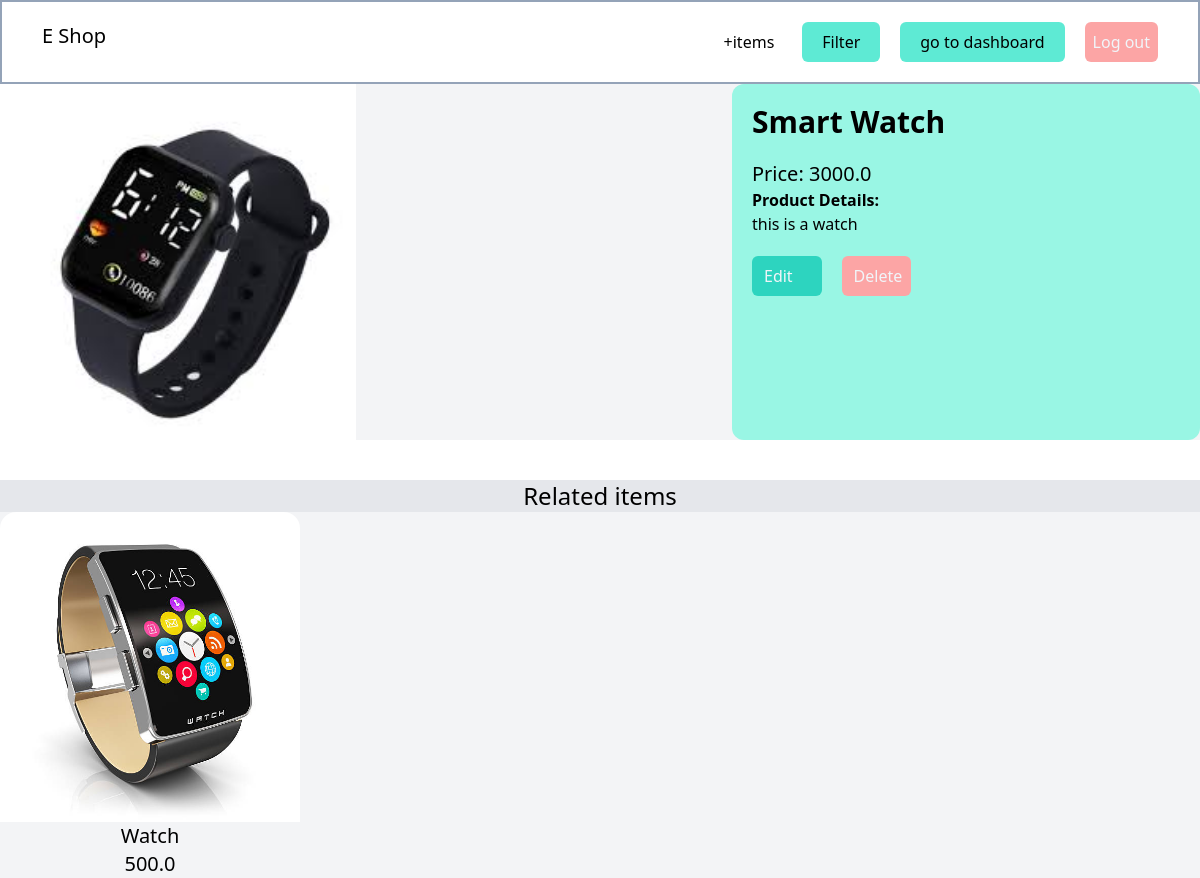
/items/8/ (signed in), run on the app's committed database.
### item/models.py (models this page shows, shortened)
class Items(models.Model):
    Name = models.CharField(max_length=200)
    category = models.ForeignKey(Category, related_name='items', on_delete=models.CASCADE)
    description = models.TextField(blank=True, null=True)
    price = models.FloatField()
    image = models.ImageField(upload_to='product_images', blank=True, null=True)
    is_sold = models.BooleanField(default=False)
    created_at = models.DateTimeField(auto_now_add=True)
    created_by = models.ForeignKey(User, related_name = 'items', on_delete=models.CASCADE)
    class Meta:
        ordering = ['Name']
        verbose_name_plural = 'Items'

### item/views.py (the view)
# urls.py: path('<int:pk>/', views.details, name='detail'),
def details(request,pk):
    item = get_object_or_404(Items, pk=pk)
    related_items = Items.objects.filter(category=item.category,is_sold=False).exclude(pk=pk)[:3]
    return render(request, 'item/detail.html',{'item':item ,'related_items':related_items})

### item/templates/item/detail.html (shortened to what this page needs)
{% extends 'mainapp/base.html' %}
{% block content%}
<div class="grid grid-cols-5 gap-5 bg-gray-100">
    <div class="col-span-3 rounded">
        <img class="w-1/2" src="{{  item.image.url  }}" alt="">
    </div>
    <div class="col-span-2 p-5 bg-teal-200 rounded-xl">
        <h1 class="mb-5 text-3xl"> <strong class="font-semibold">{{ item.Name }}</strong></h1>
        <p class="text-xl">Price: {{ item.price }}</p>
        <p><strong>Product Details:</strong><br>
            <span class="">{{ item.description }}</span>
        </p>
        {% if request.user == item.created_by %}
        <div class="mt-5 grid grid-cols-5 gap-5">
            <a href="{% url 'item:edit' item.id %}" class="bg-teal-400 text-slate-100 py-2 px-3 rounded-md hover:bg-teal-700">Edit</a>
            <a href="{% url 'item:delete' item.id %}" class="bg-red-300 text-slate-100 py-2 px-3 rounded-md hover:bg-red-700">Delete</a>
        </div>
        {% else %}
        <p class="">Vendor: {{ item.created_by.username }}</p>
        <a href="#" class="inline-block mt-6 px-6 py-3 text-lg font-semibold bg-teal-500 text-white rounded-xl hover:bg-teal-700">Contact with vendor</a>
        {% endif %}
    </div>
</div>
<div class="mt-10 bg-gray-200">
    <h2 class="text-2xl text-center">Related items</h2>
    <div>
        {% for item in related_items %}
        <div class="grid grid-cols-4 bg-gray-100 w-76">
            <a href="{%url 'item:detail' item.id%}">
                <div class="w-full">
                    <img class="rounded-t-2xl" src="{{ item.image.url }}" alt="">
                    <div>
                        <h2 class="text-center text-xl">{{item.Name}}</h2>
                        <p class="text-center te text-xl">{{item.price}}</p>
                    </div>
                </div>
            </a>
        </div>
        {% endfor %}
    </div>
</div>
{% endblock %}

### data on the page
Items: image (picture), Name "Smart Watch", price "3000.0", description "this is a watch"
Items: image (picture), Name "Watch", price "500.0"
